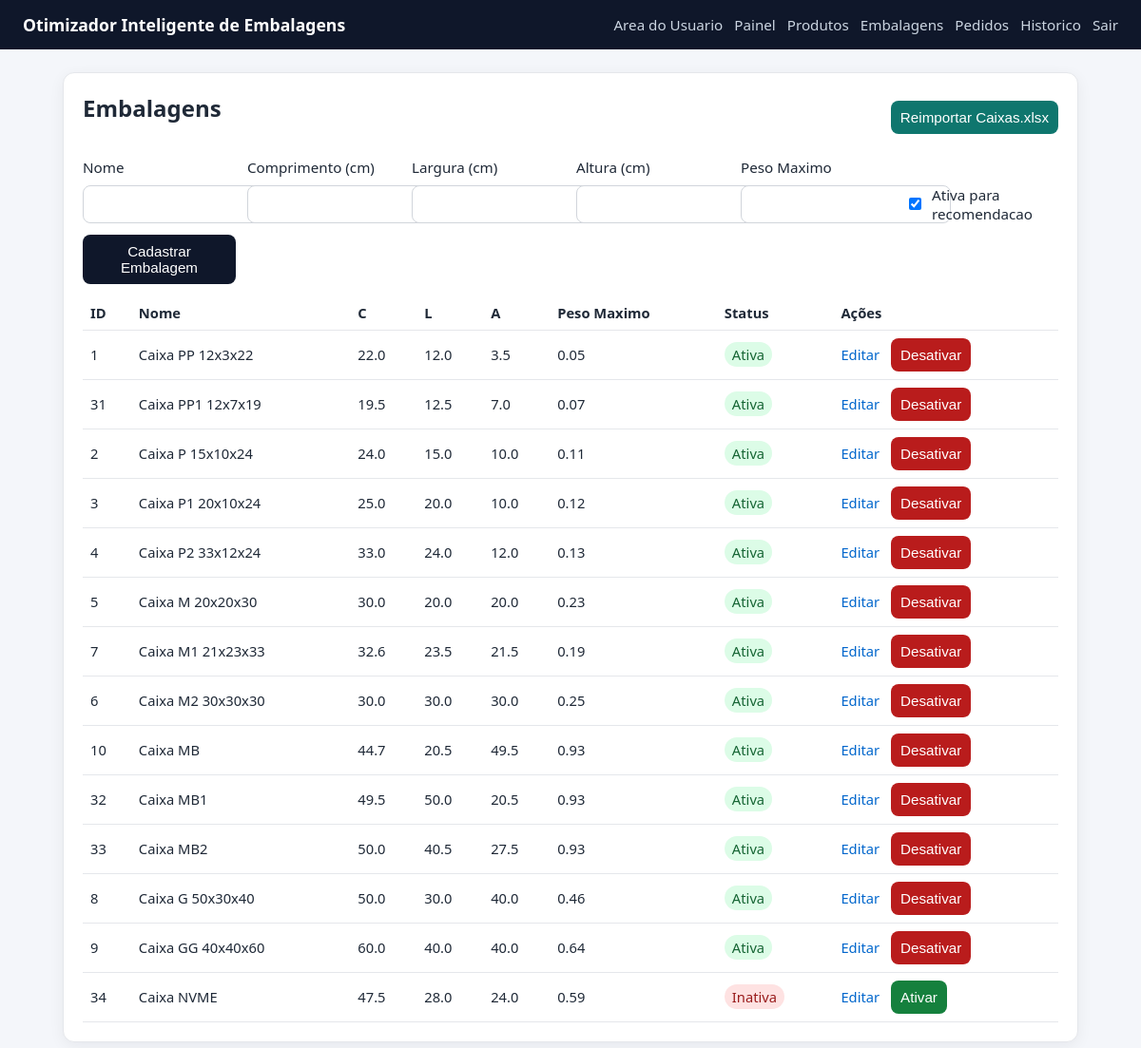
The app's page /boxes (signed in), older data.
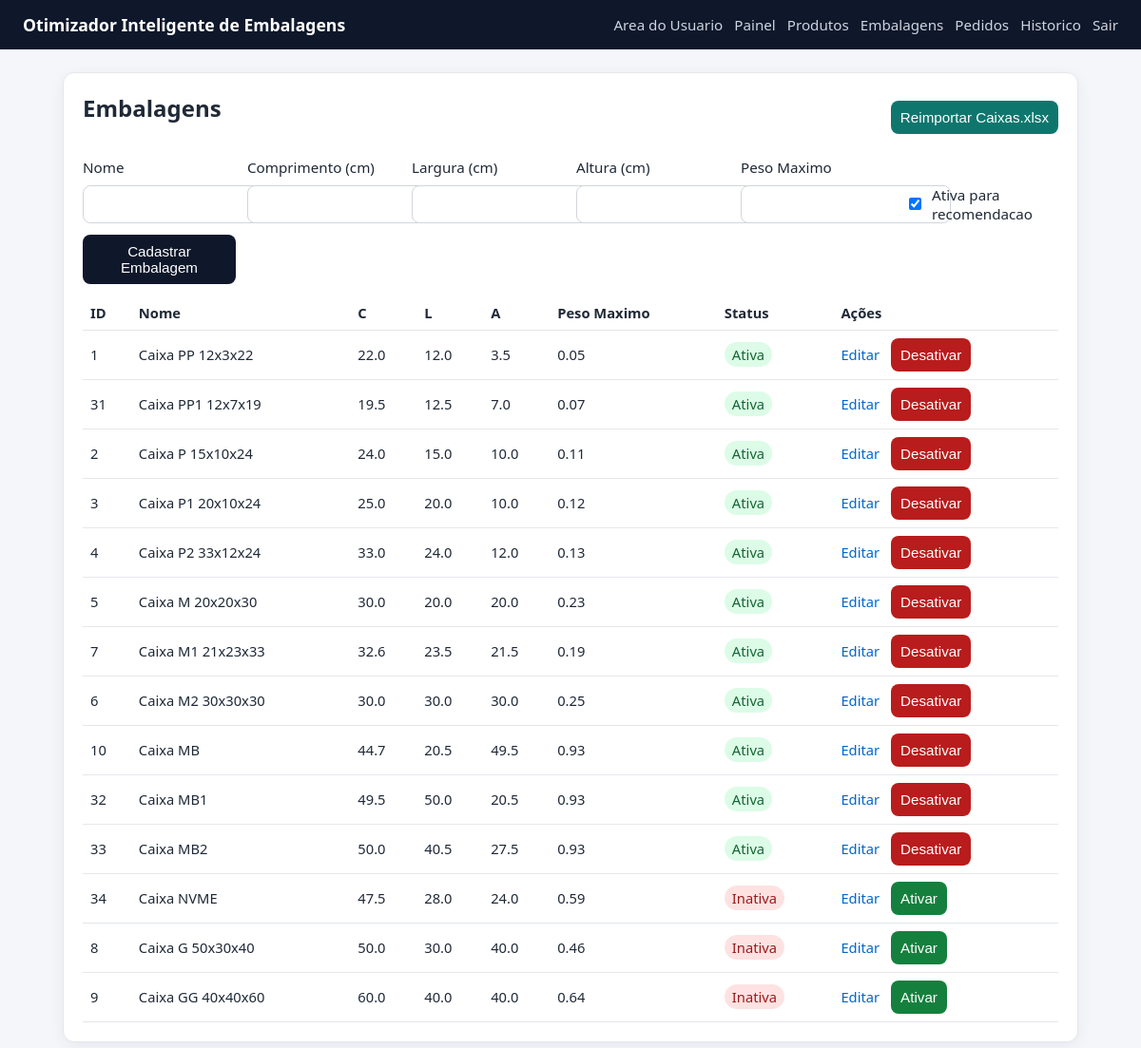
The same page, newer data.
### tables this page shows
CREATE TABLE boxes (
                id INTEGER PRIMARY KEY AUTOINCREMENT,
                name TEXT NOT NULL UNIQUE,
                length_cm REAL NOT NULL,
                width_cm REAL NOT NULL,
                height_cm REAL NOT NULL,
                max_weight REAL NOT NULL
            , is_active INTEGER NOT NULL DEFAULT 1, max_capacity_weight REAL);

### app_volum.py (the view, shortened to what this page needs)
@app.route("/boxes", methods=["GET", "POST"])
@admin_required
def boxes():
    rows = list_boxes(DB_PATH, active_only=False)
    return render_template("boxes.html", boxes=rows)

### app_volum.py (called while the page is built)
def admin_required(view_func):
    @wraps(view_func)
    def _wrapped(*args, **kwargs):
        if not session.get("is_admin"):
            next_url = request.path
            return redirect(url_for("admin_login", next=next_url))
        return view_func(*args, **kwargs)
    return _wrapped

### database.py (called while the page is built)
def get_connection(db_path):
    conn = sqlite3.connect(db_path)
    conn.row_factory = sqlite3.Row
    return conn

def list_boxes(db_path, active_only=True):
    where_clause = "WHERE is_active = 1" if active_only else ""
    status_order = "is_active DESC, " if not active_only else ""
    with closing(get_connection(db_path)) as conn:
        rows = conn.execute(
            f"SELECT * FROM boxes {where_clause} "
            f"ORDER BY {status_order}(length_cm * width_cm * height_cm) ASC, name ASC"
        ).fetchall()
    return rows

### templates/boxes.html
{% extends 'base.html' %}
{% block content %}
<section class="card">
    <div style="display: flex; justify-content: space-between; align-items: center; margin-bottom: 1rem;">
        <h2>Embalagens</h2>
        <form method="post" action="{{ url_for('boxes_reimport_default') }}" style="margin: 0;">
            <button type="submit" style="background: #0f766e;">Reimportar Caixas.xlsx</button>
        </form>
    </div>
    <form method="post" class="form-grid cols-3">
        <label>Nome
            <input type="text" name="name" required>
        </label>
        <label>Comprimento (cm)
            <input type="number" step="0.01" min="0" name="length_cm" required>
        </label>
        <label>Largura (cm)
            <input type="number" step="0.01" min="0" name="width_cm" required>
        </label>
        <label>Altura (cm)
            <input type="number" step="0.01" min="0" name="height_cm" required>
        </label>
        <label>Peso Maximo
            <input type="number" step="0.01" min="0" name="max_weight" required>
        </label>
        <label style="display: flex; align-items: center; gap: 0.5rem; margin-top: 1.8rem;">
            <input type="checkbox" name="is_active" value="1" checked>
            Ativa para recomendacao
        </label>
        <button type="submit">Cadastrar Embalagem</button>
    </form>
    <table>
        <thead>
            <tr>
                <th>ID</th><th>Nome</th><th>C</th><th>L</th><th>A</th><th>Peso Maximo</th><th>Status</th><th>Ações</th>
            </tr>
        </thead>
        <tbody>
        {% for b in boxes %}
            <tr>
                <td>{{ b['id'] }}</td>
                <td>{{ b['name'] }}</td>
                <td>{{ b['length_cm'] }}</td>
                <td>{{ b['width_cm'] }}</td>
                <td>{{ b['height_cm'] }}</td>
                <td>{{ b['max_weight'] }}</td>
                <td>
                    {% if b['is_active'] %}
                        <span style="background: #dcfce7; color: #166534; padding: 0.2rem 0.5rem; border-radius: 999px;">Ativa</span>
                    {% else %}
                        <span style="background: #fee2e2; color: #991b1b; padding: 0.2rem 0.5rem; border-radius: 999px;">Inativa</span>
                    {% endif %}
                </td>
                <td>
                    <div style="display: flex; gap: 0.75rem; align-items: center;">
                        <a href="{{ url_for('box_edit', box_id=b['id']) }}" style="color: #0066cc; text-decoration: none;">Editar</a>
                        <form method="post" action="{{ url_for('box_toggle_active', box_id=b['id']) }}" style="margin: 0;">
                            {% if b['is_active'] %}
                                <button type="submit" style="background: #b91c1c;">Desativar</button>
                            {% else %}
                                <button type="submit" style="background: #15803d;">Ativar</button>
                            {% endif %}
                        </form>
                    </div>
                </td>
            </tr>
        {% else %}
            <tr><td colspan="8">Nenhuma embalagem cadastrada.</td></tr>
        {% endfor %}
        </tbody>
    </table>
</section>
{% endblock %}

Row changes from the older to the newer data that the page shows:
shown differently, row unchanged: boxes "Caixa NVME": moves up the list
changed boxes "Caixa G 50x30x40": is_active "Ativa Desativar" → "Inativa Ativar"
changed boxes "Caixa GG 40x40x60": is_active "Ativa Desativar" → "Inativa Ativar"
